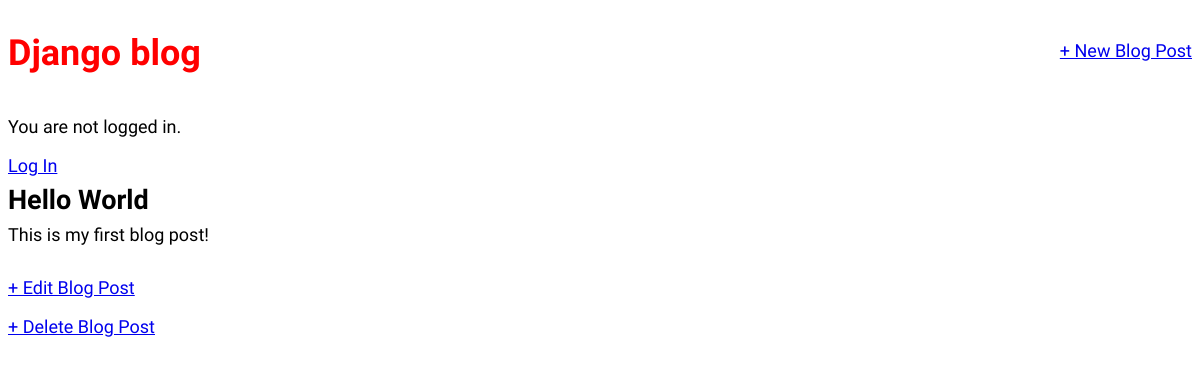
/post/1/, run on an earlier commit of the app's database.
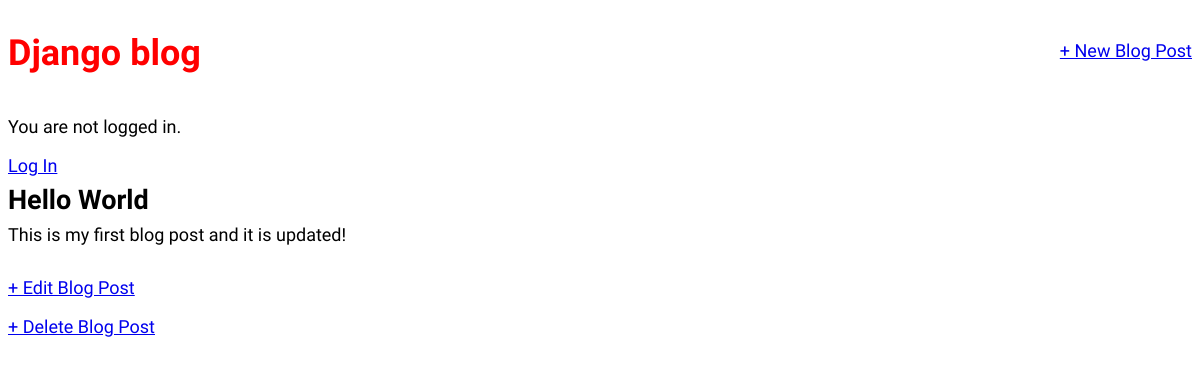
And on a later commit of the database.
### blog/models.py (models this page shows, shortened)
class Post(models.Model):
    title = models.CharField(max_length=200)
    author = models.ForeignKey(
    'auth.User',
    on_delete=models.CASCADE,
    )
    body = models.TextField()

### blog/views.py (the view)
# urls.py: path('post/<int:pk>/', BlogDetailView.as_view(), name='post_detail'),
class BlogDetailView(DetailView): # new
    model = Post
    template_name = 'post_detail.html'

### templates/post_detail.html
{% extends 'base.html' %}
{% block content %}
    <div class="post-entry">
        <h2>{{ post.title }}</h2>
        <p>{{ post.body }}</p>
    </div>
    <p><a href="{% url 'post_edit' post.pk %}">+ Edit Blog Post</a><p>
    <p><a href="{% url 'post_delete' post.pk %}">+ Delete Blog Post</a></p>
{% endblock content %}

What changed in the data, as far as the page shows it:
changed Post "Hello World": body "This is my first blog post!" → "This is my first blog post and it is updated!"
